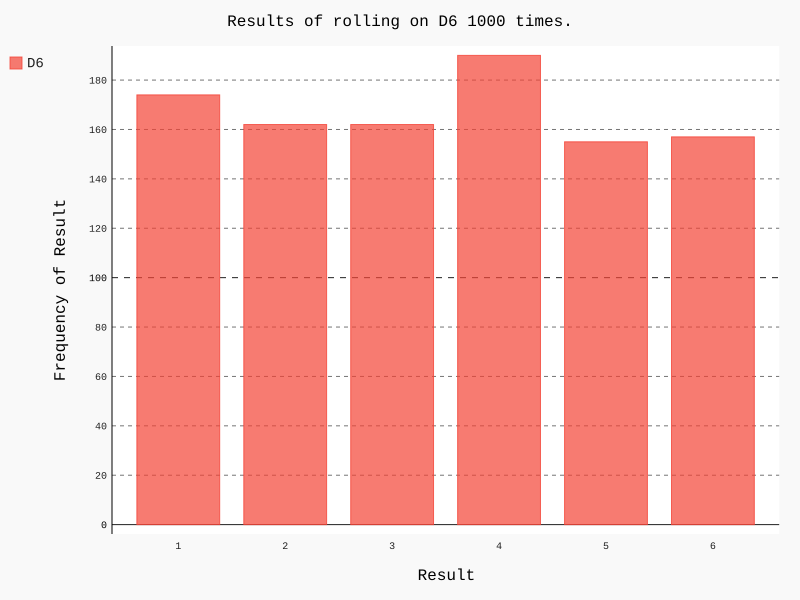

Write Python code to recreate this figure.
import pygal
from die import Die

# Create a D6.
die = Die()

# Make some rolls, and store results in a list.
results = []
for roll_num in range(1000):
    result = die.roll()
    results.append(result)

# Analyze the results.
frequencies = []
for value in range(1, die.num_sides + 1):
    frequency = results.count(value)
    frequencies.append(frequency)

# Visualize the results.
hist = pygal.Bar()

hist.title = "Results of rolling on D6 1000 times."
hist.x_labels = ['1', '2', '3', '4', '5', '6']
hist.x_title = "Result"
hist.y_title = "Frequency of Result"

hist.add('D6', frequencies)
hist.render_to_file('die_visual.svg')
